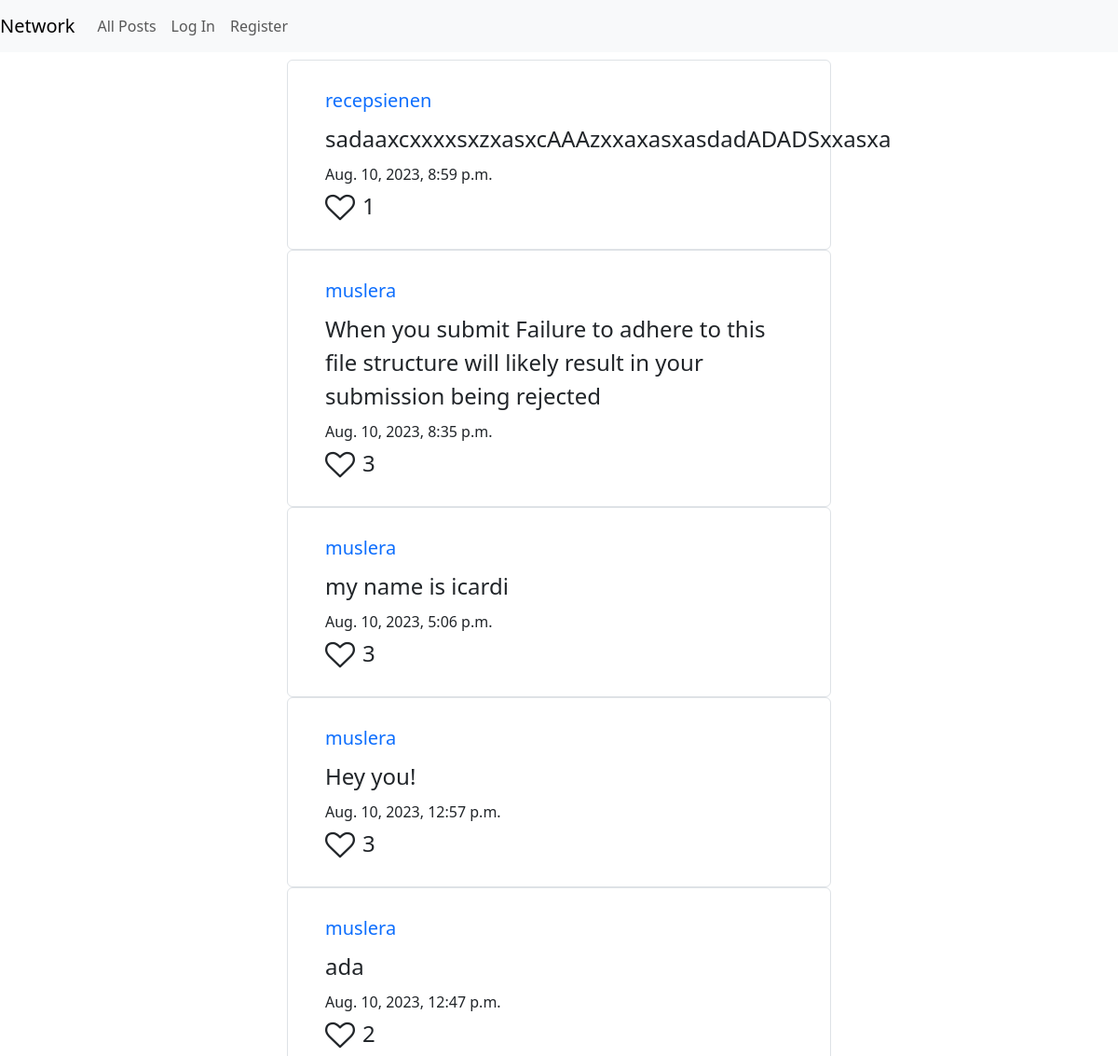
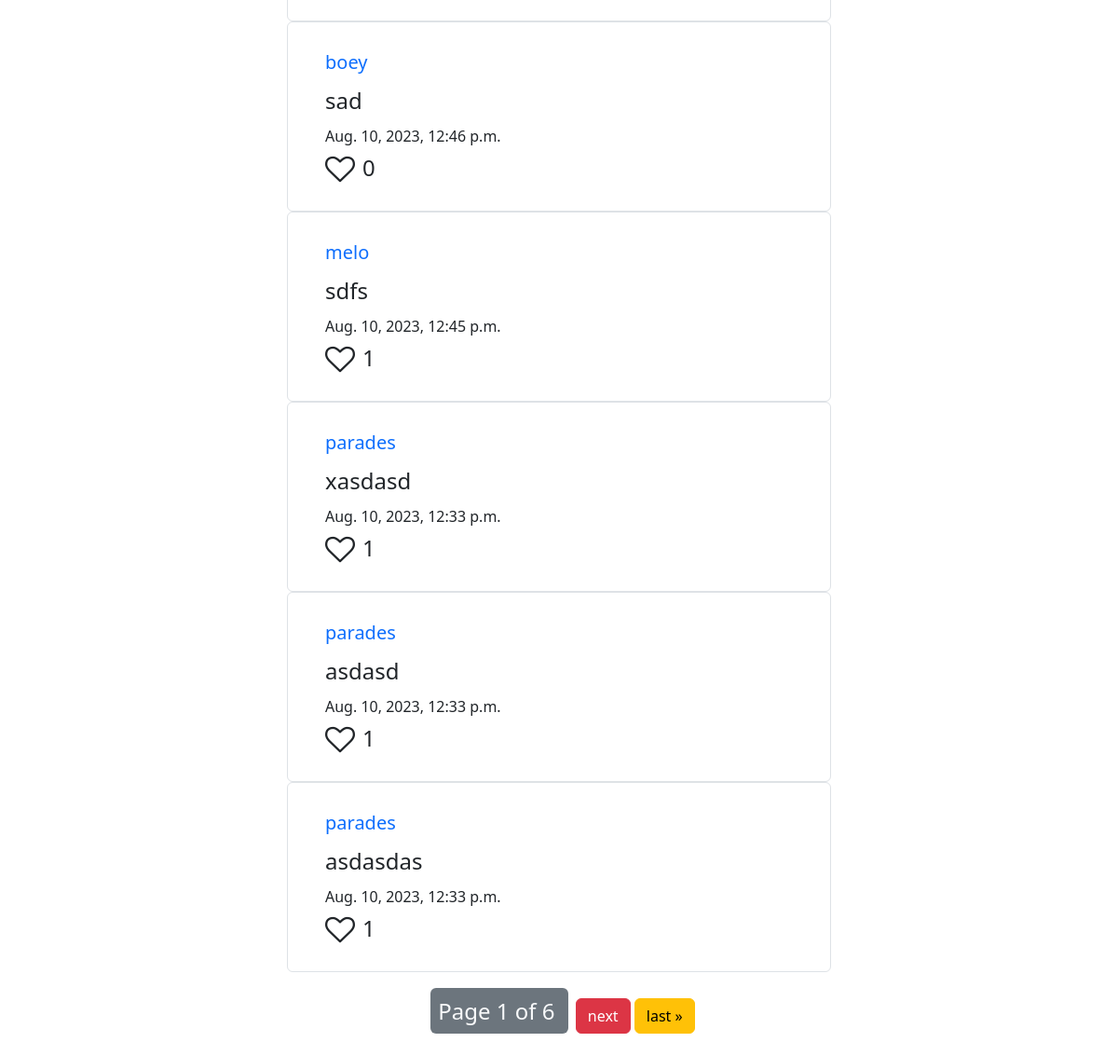
The page / on the database its author committed (2 pictures, top to bottom).
### network/models.py (models this page shows, shortened)
class Post(models.Model):
    creator = models.ForeignKey(User, on_delete=models.CASCADE, null = False, default = False)
    content = models.TextField(max_length=550, null = True)
    created_at = models.DateTimeField(auto_now_add = True)
    updated_at = models.DateTimeField(auto_now = True)
    likes = models.IntegerField(blank=True, null=True)

class User(AbstractUser):
    nickname = models.CharField(max_length=20, null = True)
    image = models.URLField(null=True,  blank=True)
    def __str__(self):
        return self.username

### network/views.py (the view)
# urls.py: path("", views.index, name="index"),
def index(request):
    all_posts = Post.objects.all().order_by('-created_at')
    paginator = Paginator(all_posts,10)
    page_number = request.GET.get("page")
    page_obj = paginator.get_page(page_number)
    if request.user.is_authenticated:
        likes = Like.objects.filter(user = request.user)
        liked_posts = []
        for like in likes:
            liked_posts.append(like.post)
    else:
        liked_posts = None
    return render(request, "network/index.html",{
        "posts":page_obj,
        "user":request.user,
        "liked_posts":liked_posts
    })

### network/templates/network/index.html (shortened to what this page needs)
{% extends "network/layout.html" %}
{% block body %}
<div id="post-container" class="w-50 m-auto">
    <div id="all-posts" class="row justify-content-center m-2 text-center" >
        {% for post in posts %}
    <div id="general-post-container" class="border border-1 w-100 rounded " style="width: 18rem;">
        <div class="m-none post p-4" id={{post.id}}>
            <div id="post-content-view" class="d-block">
                <div class="d-flex justify-content-between">
                  <a href="{% url 'load_profile' username=post.creator %}" id="user" class="m-1 username text-decoration-none fs-5">{{post.creator}}</a>
                </div>
                <div class="d-flex row">
                    <div class="d-flex row pull-left">
                        <div>
                            <p class="text-start m-1 fs-4" id="content">{{post.content}}</p>
                        </div>
                        <div>
                            <p class="m-1 text-start" id="date">{{post.created_at}}</p>
                        </div>
                    </div>
                    <div class="d-flex">
                        {% if post in liked_posts %}
                            <i id="liked-button" class="m-1 fa fa-heart fa-2x like-button" aria-hidden="true"></i>
                        {% else %}
                            <i id="like-button" class="m-1 fa fa-heart-o fa-2x like-button" aria-hidden="true"></i>
                        {% endif %}
                        <h4 class="card-text m-1" id="likes">{{post.likes}}</h5>
                    </div>
                </div>
            </div>
        </div>
    </div>
        {% endfor %}
    </div>
        <div class="pagination m-4">
            <span class="step-links m-auto">
                <span class="current m-2 p-2 fs-4 bg-secondary text-light rounded">
                    Page {{ posts.number }} of {{ posts.paginator.num_pages }}
                </span>
                {% if posts.has_next %}
                    <a href="?page={{ posts.next_page_number }}" class="btn btn-danger">next</a>
                    <a href="?page={{ posts.paginator.num_pages }}" class="btn btn-warning">last &raquo;</a>
                {% endif %}
            </span>
        </div>
    </div>
{% endblock %}

### rows shown on the page
Post: creator "recepsienen", content "sadaaxcxxxxsxzxasxcAAAzxxaxasxasdadADADSxxasxa", created_at "Aug. 10, 2023, 8:59 p.m.", likes "1"
Post: creator "muslera", content "When you submit Failure to adhere to this file structure will likely result in your submission being rejected", created_at "Aug. 10, 2023, 8:35 p.m.", likes "3"
Post: creator "muslera", content "my name is icardi", created_at "Aug. 10, 2023, 5:06 p.m.", likes "3"
Post: creator "muslera", content "Hey you!", created_at "Aug. 10, 2023, 12:57 p.m.", likes "3"
Post: creator "muslera", content "ada", created_at "Aug. 10, 2023, 12:47 p.m.", likes "2"
Post: creator "boey", content "sad", created_at "Aug. 10, 2023, 12:46 p.m.", likes "0"
Post: creator "melo", content "sdfs", created_at "Aug. 10, 2023, 12:45 p.m.", likes "1"
Post: creator "parades", content "xasdasd", created_at "Aug. 10, 2023, 12:33 p.m.", likes "1"
Post: creator "parades", content "asdasd", created_at "Aug. 10, 2023, 12:33 p.m.", likes "1"
Post: creator "parades", content "asdasdas", created_at "Aug. 10, 2023, 12:33 p.m.", likes "1"

### other values the page prints
{{ posts.number }} "1"
{{ posts.paginator.num_pages }} "6"
